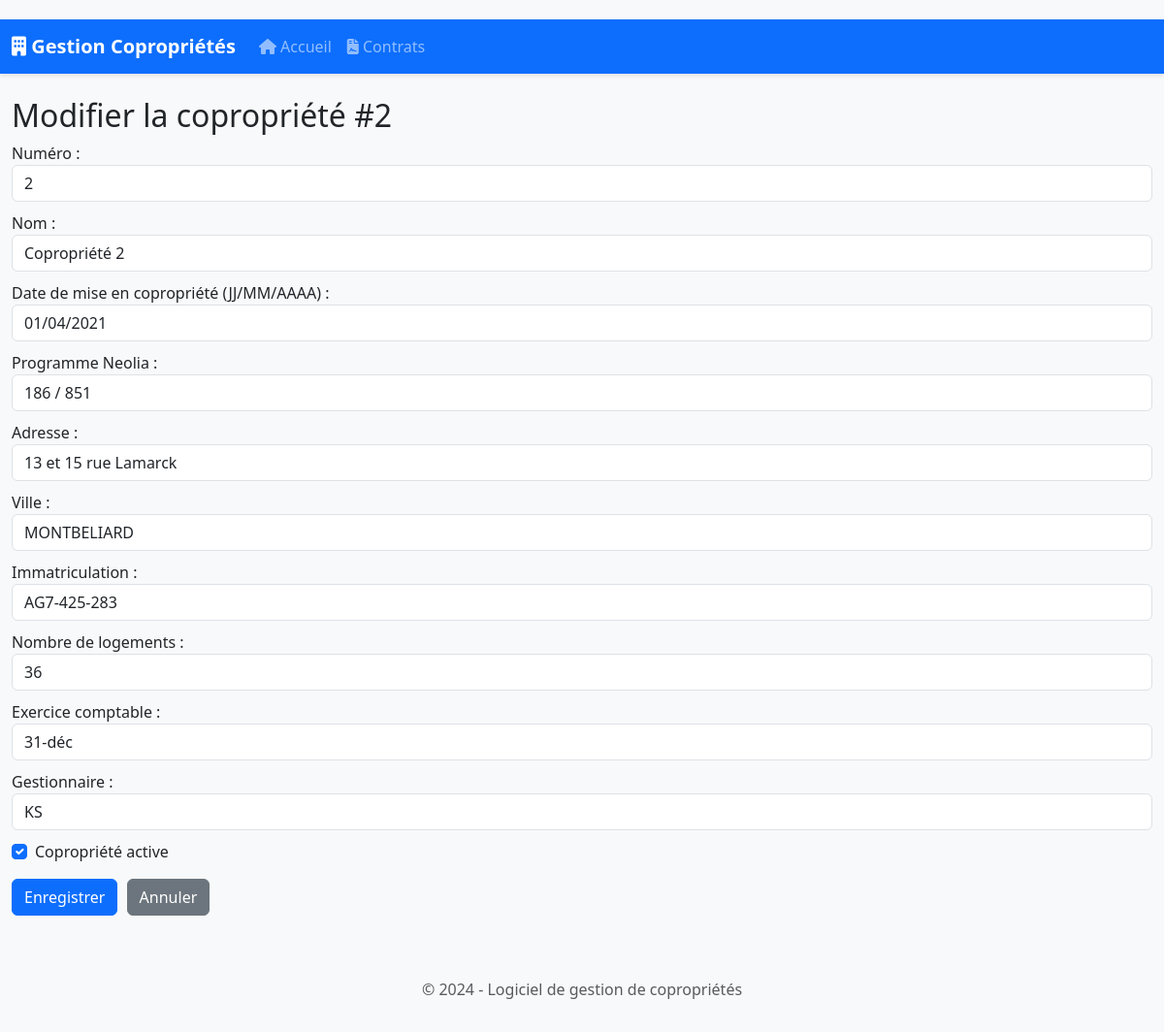
Screenshot of /copropriete/2/edit with the database file from the repository.
### database.py (models this page shows)
class Copropriete(db.Model):
    id = db.Column(db.Integer, primary_key=True)
    numero = db.Column(db.Integer, unique=True, nullable=False)
    nom = db.Column(db.String(200), nullable=False)
    date_mise_copropriete = db.Column(db.Date)
    programme_neolia = db.Column(db.String(100))
    adresse = db.Column(db.String(300))
    ville = db.Column(db.String(100))
    immatriculation = db.Column(db.String(100))
    nombre_logements = db.Column(db.Integer)
    exercice_comptable = db.Column(db.String(20))  # Ex: "31-déc", "30-juin"
    gestionnaire = db.Column(db.String(50))  # Ex: "AJ", "KS"
    est_active = db.Column(db.Boolean, default=True)
    fiche_immeuble = db.relationship('FicheImmeuble', backref='copropriete', uselist=False)
    contrats = db.relationship('Contrat', backref='copropriete', lazy=True)
    coproprietaires = db.relationship('Coproprietaire', backref='copropriete', lazy=True)
    assemblees_generales = db.relationship('AssembleeGenerale', backref='copropriete', lazy=True)
    resolutions_futures = db.relationship('ResolutionFuture', backref='copropriete', lazy=True)

### app.py (the view, shortened to what this page needs)
@app.route('/copropriete/<int:copro_id>/edit', methods=['GET', 'POST'])
def edit_copropriete(copro_id):
    copropriete = Copropriete.query.get_or_404(copro_id)
    return render_template('edit_copropriete.html', copropriete=copropriete)

### app.py (called while the page is built)
@app.context_processor
def inject_models():
    return dict(Civilite=Civilite)

### templates/edit_copropriete.html
{% extends "base.html" %}
{% block content %}
<h2>Modifier la copropriété #{{ copropriete.numero }}</h2>
<form method="POST" action="{{ url_for('edit_copropriete', copro_id=copropriete.id) }}">
    <div class="form-group">
        <label for="numero">Numéro :</label>
        <input type="number" id="numero" name="numero" class="form-control" value="{{ copropriete.numero }}" required>
    </div>
    <div class="form-group">
        <label for="nom">Nom :</label>
        <input type="text" id="nom" name="nom" class="form-control" value="{{ copropriete.nom }}" required>
    </div>
    <div class="form-group">
        <label for="date_mise_copropriete">Date de mise en copropriété (JJ/MM/AAAA) :</label>
        <input type="text" id="date_mise_copropriete" name="date_mise_copropriete" class="form-control"
               value="{{ copropriete.date_mise_copropriete.strftime('%d/%m/%Y') if copropriete.date_mise_copropriete else '' }}" placeholder="JJ/MM/AAAA">
    </div>
    <div class="form-group">
        <label for="programme_neolia">Programme Neolia :</label>
        <input type="text" id="programme_neolia" name="programme_neolia" class="form-control" value="{{ copropriete.programme_neolia or '' }}">
    </div>
    <div class="form-group">
        <label for="adresse">Adresse :</label>
        <input type="text" id="adresse" name="adresse" class="form-control" value="{{ copropriete.adresse or '' }}">
    </div>
    <div class="form-group">
        <label for="ville">Ville :</label>
        <input type="text" id="ville" name="ville" class="form-control" value="{{ copropriete.ville or '' }}">
    </div>
    <div class="form-group">
        <label for="immatriculation">Immatriculation :</label>
        <input type="text" id="immatriculation" name="immatriculation" class="form-control" value="{{ copropriete.immatriculation or '' }}">
    </div>
    <div class="form-group">
        <label for="nombre_logements">Nombre de logements :</label>
        <input type="number" id="nombre_logements" name="nombre_logements" class="form-control" value="{{ copropriete.nombre_logements or 0 }}">
    </div>
    <div class="form-group">
        <label for="exercice_comptable">Exercice comptable :</label>
        <input type="text" id="exercice_comptable" name="exercice_comptable" class="form-control" value="{{ copropriete.exercice_comptable or '' }}" placeholder="Ex: 31-déc, 30-juin">
    </div>
    <div class="form-group">
        <label for="gestionnaire">Gestionnaire :</label>
        <input type="text" id="gestionnaire" name="gestionnaire" class="form-control" value="{{ copropriete.gestionnaire or '' }}">
    </div>
    <div class="form-group form-check">
        <input type="checkbox" id="est_active" name="est_active" class="form-check-input"
               {% if copropriete.est_active %}checked{% endif %}>
        <label for="est_active" class="form-check-label">Copropriété active</label>
    </div>
    <div class="mt-3">
        <button type="submit" class="btn btn-primary">Enregistrer</button>
        <a href="{{ url_for('copropriete', copro_id=copropriete.id) }}" class="btn btn-secondary">Annuler</a>
    </div>
</form>
{% endblock %}

### static/css/style.css (style rules this page uses)
body { padding-top: 20px; background-color: #f8f9fa; }
.btn { margin-right: 5px; }
.form-control { margin-bottom: 10px; }

### rows the page displays
Copropriete: numero "2", nom "Copropriété 2", date_mise_copropriete "01/04/2021", programme_neolia "186 / 851", adresse "13 et 15 rue Lamarck", ville "MONTBELIARD", immatriculation "AG7-425-283", nombre_logements "36", exercice_comptable "31-déc", gestionnaire "KS", est_active "☑"
